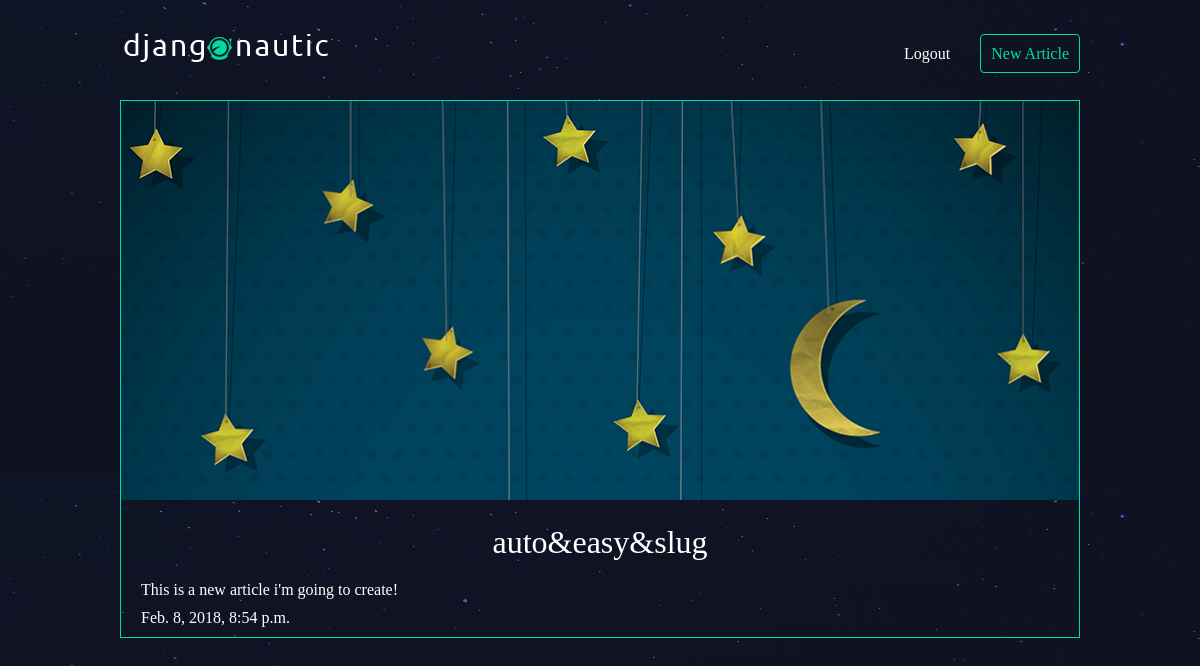
The page /articles/auto-and-easy-and-slug/ (signed in) on the database its author committed.
### articles/models.py (models this page shows, shortened)
class Article(models.Model):
    title = models.CharField(max_length=100)
    body = models.TextField()
    slug = models.SlugField()
    date = models.DateTimeField(auto_now_add=True)
    thumbnail = models.ImageField(default='default.png', blank=True)
    author = models.ForeignKey(User, default=None)

### articles/views.py (the view)
# urls.py: url(r'^(?P<slug>[\w-]+)/$', views.article_detail, name="detail"),
def article_detail(request, slug):
    article = Article.objects.get(slug=slug)
    return(render(request, 'articles/article_detail.html', {'article' : article}))

### articles/templates/articles/article_detail.html
{% extends 'base_layout.html' %}
{% block content %}
    <div class="article-detail">
        <div class="article">
            <img src="{{ article.thumbnail.url }}">
            <h2>{{ article.title }}</h2>
            <p>{{ article.body }}</p>
            <p>{{ article.date }}</p>
        </div>
    </div>
{% endblock %}

### assets/styles.css (style rules this page uses)
body { background-color: #0f121f; background-image: url(/static/stars.png); background-repeat-y: no-repeat; color: #fff; }
body * { font-family: Ubuntu; }
h1, h2, h3, h4, h5 { font-weight: normal; margin: 0; }
.article { padding: 10px; border: 1px solid #00dba0; position: relative; padding-bottom: 40px; }
.article h2 { font-size: 1.2em; }
.article-detail .article { padding: 0; }
.article-detail .article img { max-width: 100%; }
.article-detail .article h2 { text-align: center; margin: 20px auto; font-size: 2em }
.article-detail .article p { margin: 10px 20px }

### rows shown on the page
Article: thumbnail (picture), title "auto&easy&slug", body "This is a new article i'm going to create!", date "Feb. 8, 2018, 8:54 p.m."
